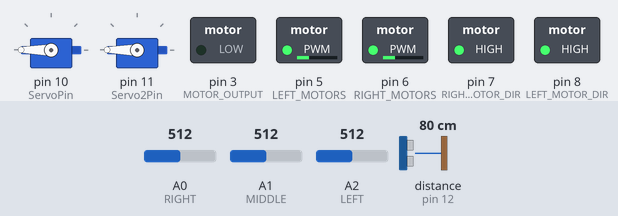
A sketch run on a simulated Arduino Uno, built with avr-gcc and run on an emulated ATmega328P. Shown: 2 × servo, switched loads named in the sketch (green lamp = pin HIGH). Dashed ring = blinking. Inputs (shaded band) come from the test bench; at power-on: distance to the obstacle (sensor on pin 12) 80 cm, A1 (MIDDLE) = 512, A0 (RIGHT) = 512, A2 (LEFT) = 512. The echo pulse lasts 58.3 µs per cm; what the sketch prints to the serial monitor is not drawn. At 27.1 s the program stops and its outputs stay as they are.

Above: at 2.7 s.
2.8 s: distance to the obstacle (sensor on pin 12) set to 2 cm
At 4.0 s:
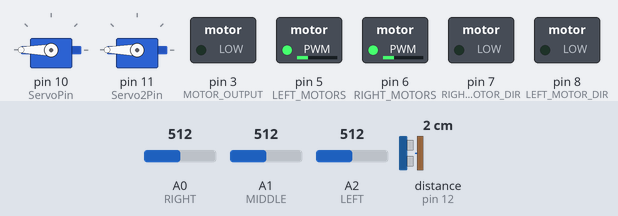
8.7 s: A1 (MIDDLE) set to 462
12.2 s: A1 (MIDDLE) set to 436
At 13.1 s:
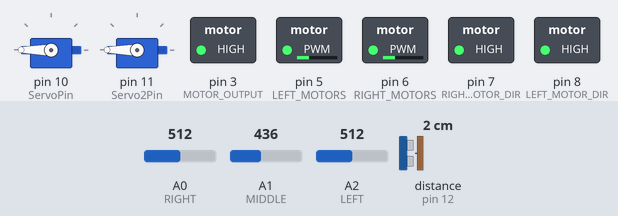
15.1 s: A1 (MIDDLE) set to 460
At 16.72 s:
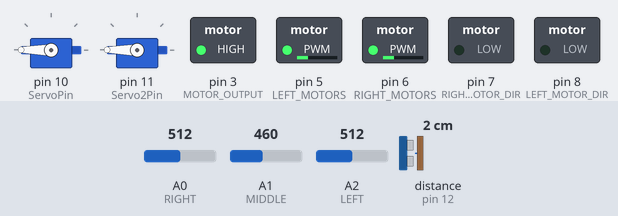
21.6 s: distance to the obstacle (sensor on pin 12) set to 35 cm
At 27.2 s:
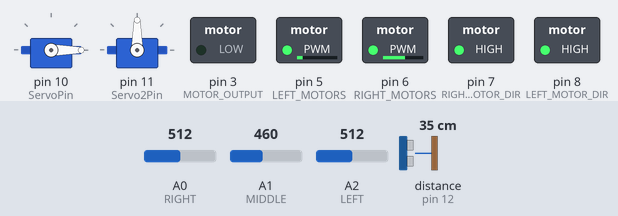
Timing chart, 0 to 28.6 s (numbered marks = the images above; inputs shaded):
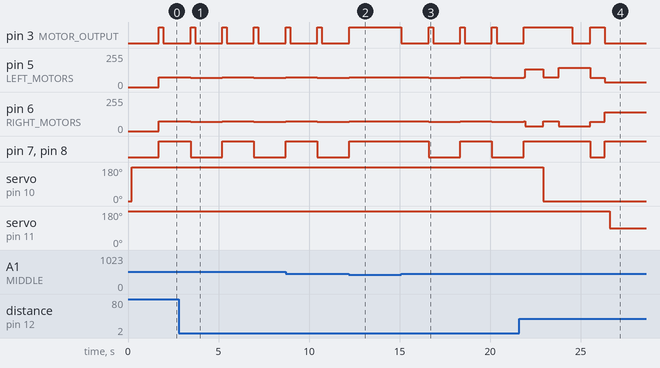

Measured:
- the behaviour switches between 451 and 450 on A1 (MIDDLE) (found by bisection; images 1 and 2)
- after the input at 2.8 s, servo on pin 10 (ServoPin): stays 180° (without the input it goes to 0° after 1.6 s); servo on pin 11 (Servo2Pin): stays 180° (without the input it goes to 90° after 5.3 s)
- after the input at 12.2 s, pin 3 (MOTOR_OUTPUT), pin 7 (RIGHT_MOTOR_DIR), pin 8 (LEFT_MOTOR_DIR): goes on until 12.2 s, then stays HIGH; pin 5 (LEFT_MOTORS), pin 6 (RIGHT_MOTORS): goes on until 12.2 s, then stays 75/255
- after the input at 15.1 s, pin 3 (MOTOR_OUTPUT): alternates HIGH for 0.25 s and LOW for 1.5 s, starting at once; pin 5 (LEFT_MOTORS), pin 6 (RIGHT_MOTORS): 75/255 → 70/255 after 1.5 s, → 75/255 1.8 s later, → 70/255 1.8 s later; pin 7 (RIGHT_MOTOR_DIR), pin 8 (LEFT_MOTOR_DIR): HIGH → LOW after 1.5 s, → HIGH 1.8 s later, → LOW 1.8 s later
- after the input at 21.6 s, servo on pin 10 (ServoPin): 180° → 0° after 1.3 s; servo on pin 11 (Servo2Pin): 180° → 90° after 5.0 s
- by itself, pin 3 (MOTOR_OUTPUT): alternates HIGH for 0.25 s and LOW for 1.5 s

The sketch:

final_mobot_code_2.2.ino
```cpp
// *****WORKS*****
int distVal = 9.5;
int distVal2 = 18;
int turnSpeed = 90;
int forwardSpeed = turnSpeed - 15;
int backwardSpeed = 70;
int desiredLine = 2;
const int noWall = 0;
const int goodDist = 1;
const int tooFar = 2;
const int tooClose = 3;
const int rev = 4;
bool lineFound = 0;
bool doorFound = 0;
bool endGame = 0;
int count = 0;


#include <NewPing.h>
#include <Servo.h>

// Define all of the pins used.  These are NOT up to us, but rather what Elegoo decided.  Don't change.
// If your car doesn't function properly  with these pins, please double check your pin connections.
const int LEFT_MOTORS = 5; // pin that controls the speed of the 2 left side motors - PWM pin
const int RIGHT_MOTORS = 6; // pin that controls the speed of the 2 right side motors - PWM pin
const int LEFT_MOTOR_DIR = 8; // pin that controls the polarity, or direction, of the 2 left side motors (HIGH = forward, LOW = backward)
const int RIGHT_MOTOR_DIR = 7; // pin that controls the polarity, or direction, of the 2 right side motors (HIGH = forward, LOW = backward)
const int MOTOR_OUTPUT = 3; // controls whether the motors are allowed to run or not

// IR Detector Pins
const int RIGHT = A0;
const int MIDDLE = A1;
const int LEFT = A2;

// Servo & Sonar Pins, Servo naming
const int ServoPin = 10;
const int TriggerPin = 13; //digi pin
const int EchoPin = 12; //digi pin with PWM
const int Servo2Pin = 11;

NewPing sonar (TriggerPin, EchoPin, 30);
Servo servo; // ultrasonic sensor servo
Servo servo2; // boat holder servo

// Threshold values for IR detection
// Feel free to change these values if you find a better range to work with
const int THRESHOLD_WHITE_BLACK = 450;
const int THRESHOLD_OUTSIDE = 850;
int lineCount = 0;

// helper functions
void forward(int speed) {
  digitalWrite(MOTOR_OUTPUT, HIGH);
  digitalWrite(LEFT_MOTOR_DIR, HIGH);
  digitalWrite(RIGHT_MOTOR_DIR, HIGH);
  analogWrite(RIGHT_MOTORS, speed);
  analogWrite(LEFT_MOTORS, speed);
}

void backward(int speed) {
  digitalWrite(MOTOR_OUTPUT, HIGH);
  digitalWrite(LEFT_MOTOR_DIR, LOW);
  digitalWrite(RIGHT_MOTOR_DIR, LOW);
  analogWrite(RIGHT_MOTORS, speed);
  analogWrite(LEFT_MOTORS, speed);
}

void turnRight(int speed) {
  digitalWrite(MOTOR_OUTPUT, HIGH);
  digitalWrite(LEFT_MOTOR_DIR, HIGH);
  digitalWrite(RIGHT_MOTOR_DIR, HIGH);
  analogWrite(LEFT_MOTORS, 35);
  analogWrite(RIGHT_MOTORS, speed+50);
}

void standingRight(int speed) {
  digitalWrite(MOTOR_OUTPUT, HIGH);
  digitalWrite(LEFT_MOTOR_DIR, HIGH);
  digitalWrite(RIGHT_MOTOR_DIR, LOW);
  analogWrite(LEFT_MOTORS, 100);
  analogWrite(RIGHT_MOTORS, 100);
}

void noWallTurn(int speed) {
  forward(forwardSpeed);
  delay(750);
  standingRight(turnSpeed);
  delay(555);
  forward(forwardSpeed);
  delay(900);
  standingRight(turnSpeed);
  delay(555);
  forward(forwardSpeed);
  delay(255);
}

void backRight(int speed) {
  digitalWrite(MOTOR_OUTPUT, HIGH);
  digitalWrite(LEFT_MOTOR_DIR, LOW);
  digitalWrite(RIGHT_MOTOR_DIR, LOW);
  analogWrite(LEFT_MOTORS, 30);
  analogWrite(RIGHT_MOTORS, speed+40);
}

void turnLeft(int speed) {
  digitalWrite(MOTOR_OUTPUT, HIGH);
  digitalWrite(LEFT_MOTOR_DIR, HIGH);
  digitalWrite(RIGHT_MOTOR_DIR, HIGH);
  analogWrite(LEFT_MOTORS, speed+55);
  analogWrite(RIGHT_MOTORS, 35);
}

void backLeft(int speed) {
  digitalWrite(MOTOR_OUTPUT, HIGH);
  digitalWrite(LEFT_MOTOR_DIR, LOW);
  digitalWrite(RIGHT_MOTOR_DIR, LOW);
  analogWrite(LEFT_MOTORS, speed+55);
  analogWrite(RIGHT_MOTORS, 35);
}

bool lineDetect() {
  bool rightBlack = 0;
  bool leftBlack = 0;
  bool midBlack = 0;
  int leftRead = analogRead(LEFT);
  int middleRead = analogRead(MIDDLE);
  int rightRead = analogRead(RIGHT);

  if (rightRead > THRESHOLD_WHITE_BLACK && rightRead < THRESHOLD_OUTSIDE) {
      rightBlack = 1;
  } else {
    rightBlack = 0;
  }

  if (middleRead > THRESHOLD_WHITE_BLACK && middleRead < THRESHOLD_OUTSIDE) {
    midBlack = 1;
  } else {
    midBlack = 0;
  }

  if (leftRead > THRESHOLD_WHITE_BLACK && leftRead < THRESHOLD_OUTSIDE) {
    leftBlack = 1;
  } else {
    leftBlack = 0;
  }

  return ((rightBlack && leftBlack && midBlack) || (rightBlack && midBlack) || (midBlack && leftBlack));
}

int wallDetect(int wallDist) {
  if ((0+1.5 < wallDist) & (wallDist < distVal-1.5)) {
    return 3; // too close, turn left
  }
  else if (wallDist > distVal+1.5) {
    return 2; // too far, turn right
  }
  else if (wallDist == 0) {
    return 0; // wall not detected, turn right
  }
  else {
    return 1; // appropriate distace, go straight
  }
}

int newWallDetect(int wallDist) {
  if ((0 < wallDist) & (wallDist < distVal2-0.5)) {
    return 3; // too close, turn left
  }
  else if (wallDist > distVal2+0.5) {
    return 2; // too far, turn right
  }
  else if (wallDist == 0) {
    return 0; // wall not detected, turn right
  }
  else {
    return 1; // appropriate distace, go straight
  }
}


// initial setup on start
void initial(){
  motorOff();
  servo.write(0);
  servo2.write(180);
}

void motorOff() {
  digitalWrite(MOTOR_OUTPUT, LOW);
}

void checkDoor(int lineCount, bool lineFound, bool doorFound) {
  motorOff();
  servo.write(180);
  delay(1500);
  while (doorFound == 0)
  {
    if (lineCount%2 == 1) {
      forward(forwardSpeed);
      delay(250);
      while (lineFound == 0) {
        lineFound = lineDetect();
      }

      if (lineFound) {
        lineFound = 0;
        lineCount++;
        motorOff();
        delay(1500);
        int wallDist = sonar.ping_cm();
        int wall = wallDetect(wallDist);
        if (wall == 0) {
          doorFound = 1;
          break;
        }
      }
    } else {
      backward(backwardSpeed);
      delay(250);
      while (lineFound == 0) {
        lineFound = lineDetect();
      }

      if (lineFound) {
        lineFound = 0;
        lineCount++;
        motorOff();
        delay(1500);
        int wallDist = sonar.ping_cm();
        int wall = wallDetect(wallDist);
        if (wall == 0) {
          doorFound = 1;
          forward(forwardSpeed);
          delay(85);
          break;
        }
      }
    }
  }
}

void stage2() {

  int wallDist = sonar.ping_cm();
  int mode = newWallDetect(wallDist);
  bool line = lineDetect();
  servo.write(0);

  count++;
  if (count < 160) {
    wallFollow(mode, 2);

    } else {
      backward(backwardSpeed);
  }
}

void wallFollow(int mode, int stage) {
  switch (mode) {

    case noWall: // no wall
      if (stage == 1) {
        noWallTurn(turnSpeed);
      } else {
        turnRight(turnSpeed);
      }
      break;

    case goodDist: // appropriate distance from wall
      forward(forwardSpeed);
      break;

    case tooFar: // too far from wall
      turnRight(turnSpeed);
      break;

    case tooClose: // too close from wall
      turnLeft(turnSpeed);
      break;
  }
}

void enterDoor() {
  turnLeft(turnSpeed-10);
  delay(980);
  servo.write(0);
  forward(forwardSpeed);
  delay(870);
  turnLeft(turnSpeed);
  delay(750);
  motorOff();
  delay(1000);
}

void setup() {
  // put your setup code here, to run once:
  Serial.begin(9600); // for debugging
  servo.attach(ServoPin);
  servo2.attach(Servo2Pin);

  // motor pins:
  pinMode(MOTOR_OUTPUT, OUTPUT);
  pinMode(LEFT_MOTOR_DIR, OUTPUT);
  pinMode(RIGHT_MOTOR_DIR, OUTPUT);
  pinMode(RIGHT_MOTORS, OUTPUT);
  pinMode(LEFT_MOTORS, OUTPUT);

  //IR pins:
  pinMode(LEFT, INPUT);
  pinMode(MIDDLE, INPUT);
  pinMode(RIGHT, INPUT);

  // initial setup code
  initial();
}

void loop() {

  int wallDist = sonar.ping_cm();
  int mode = wallDetect(wallDist);
  bool line = lineDetect();

  if (line) {
    lineCount++;
    Serial.println("ooga booga"); // debugging print statement
    delay(200);
  }

  if ((line == 0) && (doorFound == 0)) {
    wallFollow(mode, 1);

  } else {
    if (doorFound == 0){
      checkDoor(lineCount, lineFound, doorFound);
    }

    doorFound = 1;
    turnLeft(turnSpeed-10);
    delay(980);
    servo.write(0);
    forward(forwardSpeed);
    delay(870);
    turnLeft(turnSpeed);
    delay(750);
    motorOff();
    delay(1000);
    bool buckFound = 0;
    backward(backwardSpeed);
    delay(800);
    while (buckFound == 0)
    {
      stage2();
      line = lineDetect();
      if (line) {
        buckFound = 1;
      }
    }
    endGame = 1;
    while (endGame)
    {
      motorOff();
      delay(255);
      servo2.write(90);
    }
    }
}
```
